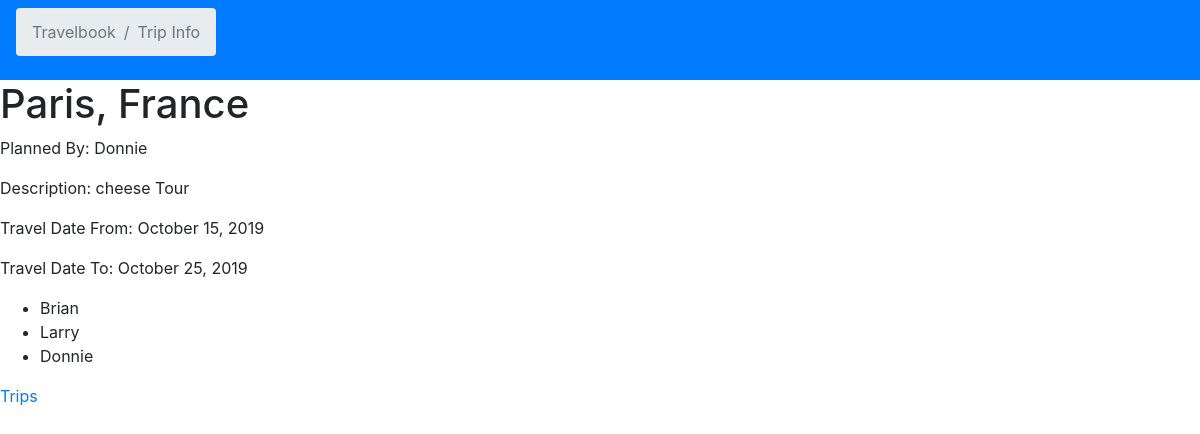
Screenshot of /destination/4 with the database file from the repository.
### pythonExamApp/models.py (models this page shows)
class Vacations(models.Model):
    Name = models.CharField(max_length=255)
    TravelStart = models.CharField(max_length=255)
    TravelEnd = models.CharField(max_length=255)
    Plan = models.TextField()
    Traveler = models.ForeignKey(User, related_name= "PlacesToVisit", on_delete = models.CASCADE)
    PossibleTrips = models.ManyToManyField(User, related_name= "possible_places")
    created_at = models.DateTimeField(auto_now_add=True)
    updated_at = models.DateTimeField(auto_now=True)
    objects = VacationsManager()

class User(models.Model):
    Name = models.CharField(max_length=255)
    Username = models.CharField(max_length=255)
    Password = models.CharField(max_length=255)
    created_at = models.DateTimeField(auto_now_add=True)
    updated_at = models.DateTimeField(auto_now=True)
    objects = UserManager()

### pythonExamApp/views.py (the view)
# urls.py: path("destination/<tripID>", views.tripdetails),
def tripdetails(request, tripID):
    context = {
        'trip2show' : Vacations.objects.get(id= tripID)
    }
    return render(request, "tripinfo.html", context)

### pythonExamApp/templates/tripinfo.html (shortened to what this page needs)
<!DOCTYPE html>
<html lang="en">
<head>
    <link rel="stylesheet" href="https://cdn.jsdelivr.net/npm/bootstrap@4.5.3/dist/css/bootstrap.min.css">
    <nav aria-label="breadcrumb"class="navbar navbar-dark bg-primary" >
        <ol class="breadcrumb">
        <li class="breadcrumb-item active" aria-current="page">Travelbook</li>
        <li class="breadcrumb-item active" aria-current="page">Trip Info</li>
        </ol>
    </nav>
</head>
<body>
    <h1>{{trip2show.Name}}</h1>
    <p>Planned By: {{trip2show.Traveler.Name}}</p>
    <p>Description: {{trip2show.Plan}}</p>
    <p>Travel Date From: {{trip2show.TravelStart}}</p>
    <p>Travel Date To: {{trip2show.TravelEnd}}</p>
    <ul>
        {% for user in trip2show.PossibleTrips.all %}
        <li>{{user.Name}}</li>
        {% endfor %}
    </ul>
    <a href="/travels">Trips</a>
</body>
</html>

### rows the page displays
Vacations: Name "Paris, France", Traveler.Name "Donnie", Plan "cheese Tour", TravelStart "October 15, 2019", TravelEnd "October 25, 2019"
User: Name "Brian"
User: Name "Larry"
User: Name "Donnie"
